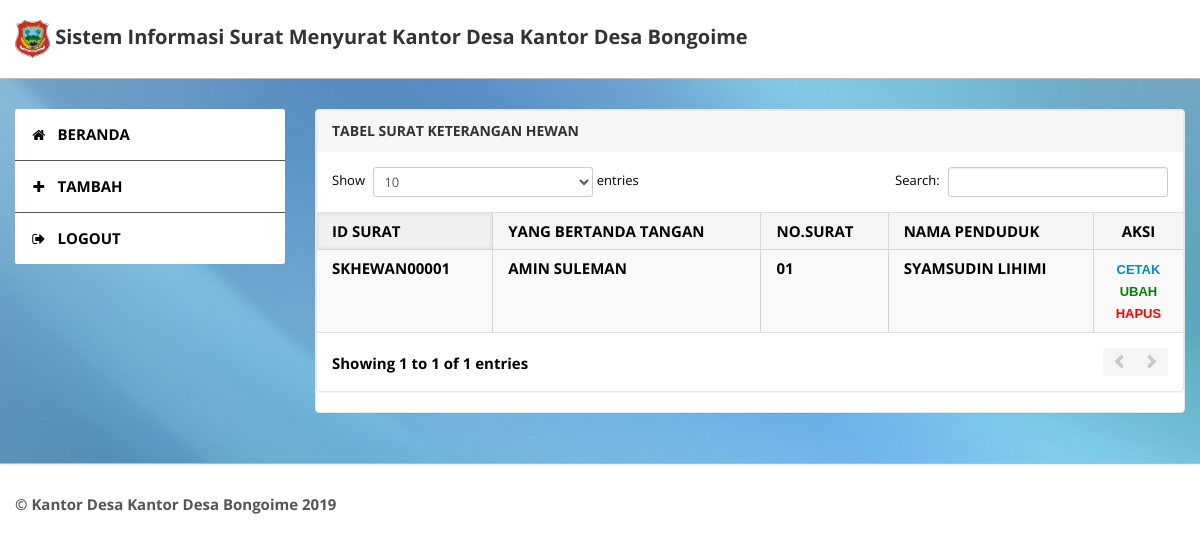
The page /operator-tabel-skhewan.php (signed in) on the database its author committed.
### tables this page shows
CREATE TABLE `tbl_instansi` (
  `id_instansi` int(11) NOT NULL,
  `nm` varchar(100) NOT NULL
);

CREATE TABLE `tbl_s_ket_hewan` (
  `id_s_ket_hewan` varchar(30) NOT NULL,
  `no_surat_skhewan` varchar(30) NOT NULL,
  `id_pg` varchar(30) NOT NULL,
  `NIK` varchar(30) NOT NULL,
  `ket` text NOT NULL,
  `ciri_ciri` text NOT NULL
);

CREATE TABLE `tbl_pegawai` (
  `id_pg` varchar(30) NOT NULL,
  `nama` varchar(100) NOT NULL,
  `jk` varchar(25) NOT NULL,
  `jabatan` varchar(100) NOT NULL,
  `alamat_pg` text NOT NULL,
  `notelp` varchar(25) NOT NULL
);

CREATE TABLE `tbl_penduduk` (
  `NIK` varchar(30) NOT NULL,
  `nama_p` varchar(100) NOT NULL,
  `tempat_lahir` varchar(100) NOT NULL,
  `tgl_lahir` date NOT NULL,
  `jenkel` varchar(20) NOT NULL,
  `alamat` text NOT NULL,
  `dusun` varchar(100) NOT NULL,
  `kel_desa` varchar(100) NOT NULL,
  `kecamatan` varchar(100) NOT NULL,
  `agama` varchar(20) NOT NULL,
  `s_nikah` varchar(30) DEFAULT NULL,
  `warga_negara` varchar(100) NOT NULL,
  `pekerjaan` varchar(100) NOT NULL
);

### operator-tabel-skhewan.php (the view, shortened to what this page needs)
<?php
if(empty($_SESSION['username'] AND $_SESSION['hak_akses'])){
header("location:index.php");
}else{
?>
<!DOCTYPE html>
<html lang="en">
<head>
	<link type="text/css" href="bootstrap/css/bootstrap.min.css" rel="stylesheet">
	<link type="text/css" href="bootstrap/css/bootstrap-responsive.min.css" rel="stylesheet">
	<link type="text/css" href="css/theme.css" rel="stylesheet">
	<link type="text/css" href="images/icons/css/font-awesome.css" rel="stylesheet">
</head>
<body>
	<div class="navbar navbar-fixed-top">
		<div class="navbar-inner">
			<div class="container">
			  	<a class="brand" href="">
			  	<img width="35" height="35" src="logodesa/logodesa.png">
			  			<?php
                        $query = mysqli_query($config, "SELECT * FROM tbl_instansi WHERE id_instansi");
                        $data=mysqli_fetch_assoc($query);
                        ?>
                        Sistem Informasi Surat Menyurat <?php echo 'Kantor Desa '.$data['nm']; ?>
			  	</a>
			</div>
		</div>
	</div>
	<div class="wrapper">
		<div class="container">
			<div class="row">
				<div class="span3">
					<div class="sidebar">
						<ul class="widget widget-menu unstyled">
                                <li class="active"><a href="halaman-operator.php"><i class="menu-icon icon-home"></i>BERANDA
                                </a></li>
                                <li class="active"><a href="operator_skhewan.php"><i class="menu-icon icon-plus"></i>TAMBAH
                                </a></li>
                                <li><a href="logout.php"><i class="menu-icon icon-signout">
                                </i>LOGOUT
                                </a></li>
                            </ul>
					</div>
				</div>
				<div class="span9">
					<div class="content">
						<div class="module">
						<div class="module">
							<div class="module-head">
								<h3>TABEL SURAT KETERANGAN HEWAN</h3>
							</div>
							<div class="module-body table">
								<table cellpadding="0" cellspacing="0" border="0" class="datatable-1 table table-bordered table-striped	 display" width="100%">
									<thead>
										<tr>
											<th>ID SURAT</th>
											<th>YANG BERTANDA TANGAN</th>
											<th>NO.SURAT</th>
											<th>NAMA PENDUDUK</th>
											<th><center>AKSI</center></th>
										</tr>
									</thead>
									<tbody>
										<?php
                                           $query = mysqli_query($config, " SELECT * FROM tbl_s_ket_hewan, tbl_pegawai, tbl_penduduk WHERE tbl_s_ket_hewan.id_pg=tbl_pegawai.id_pg AND tbl_s_ket_hewan.NIK=tbl_penduduk.NIK ORDER BY tbl_s_ket_hewan.id_s_ket_hewan ASC");
                                                while($data=mysqli_fetch_assoc($query)){
                                                 echo '<tr>';
                                                 echo '<td>'.$data['id_s_ket_hewan'].'</td>';
                                                 echo '<td>'.$data['nama'].'</td>';
                                                 echo '<td>'.$data['no_surat_skhewan'].'</td>';
                                                 echo '<td>'.$data['nama_p'].'</td>';
                        						 echo"<td>
                        						 		<center>
                        						 		<a href='operator-cetak-skhewan.php?id_s_ket_hewan=$data[id_s_ket_hewan]'>
                        						 			<font face='arial' size='2'>
                        						 				CETAK
                        						 			</font>
                        						 		</a>
                        						 		</center>
                        						 		<center>
                        						 		<a href='operator-ubah-skhewan.php?id_s_ket_hewan=$data[id_s_ket_hewan]'>
                        						 			<font face='arial' size='2' color='green'>
                        						 				UBAH
                        						 			</font>
                        						 		</a>
                        						 		</center>
                        						 		<center>
                        						 		<a href='operator-hapus-skhewan.php?id_s_ket_hewan=$data[id_s_ket_hewan]'>
                        						 			<font face='arial' size='2' color='red'>
                        						 				HAPUS
                        						 			</font>
                        						 		</a>
                        						 		</center>";
                                                 echo '</tr>';
                                                }
                                            ?>
								</table>
						</div>
							</div>
						</div>
					</div>
				</div>
			</div>
		</div>
	</div>
	<div class="footer">
		<div class="container">
			 <b class="copyright">
                <?php
                $query = mysqli_query($config, "SELECT * FROM tbl_instansi WHERE id_instansi");
                $data=mysqli_fetch_assoc($query);
                ?>
                &copy; <?php echo 'Kantor Desa '.$data['nm'] . " " .date('Y'); ?>
            </b>
		</div>
	</div>
</body>
</html>
<?php
}
?>

### rows shown on the page
tbl_instansi: nm "Kantor Desa Bongoime"
tbl_s_ket_hewan: id_s_ket_hewan "SKHEWAN00001", id_pg.nama "AMIN SULEMAN", no_surat_skhewan "01", NIK.nama_p "SYAMSUDIN LIHIMI"
